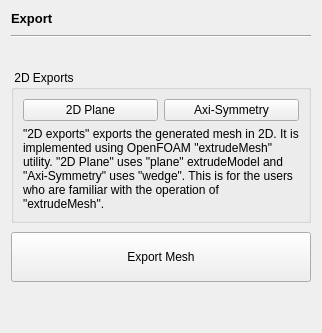
                 <widget class="QWidget" name="exportPage">
                  <layout class="QVBoxLayout" name="verticalLayout_22">
                   <property name="spacing">
                    <number>9</number>
                   </property>
                   <item>
                    <widget class="QLabel" name="label_37">
                     <property name="font">
                      <font>
                       <pointsize>10</pointsize>
                       <bold>true</bold>
                      </font>
                     </property>
                     <property name="text">
                      <string>Export</string>
                     </property>
                    </widget>
                   </item>
                   <item>
                    <widget class="Line" name="line_11">
                     <property name="orientation">
                      <enum>Qt::Orientation::Horizontal</enum>
                     </property>
                    </widget>
                   </item>
                   <item>
                    <widget class="QLabel" name="validationMessage">
                     <property name="foammeshStatus" stdset="0">
                      <string>error</string>
                     </property>
                     <property name="text">
                      <string/>
                     </property>
                    </widget>
                   </item>
                   <item>
                    <widget class="QGroupBox" name="groupBox_20">
                     <property name="title">
                      <string> 2D Exports</string>
                     </property>
                     <layout class="QVBoxLayout" name="verticalLayout_37">
                      <property name="leftMargin">
                       <number>9</number>
                      </property>
                      <property name="topMargin">
                       <number>9</number>
                      </property>
                      <property name="rightMargin">
                       <number>9</number>
                      </property>
                      <property name="bottomMargin">
                       <number>9</number>
                      </property>
                      <item>
                       <widget class="QWidget" name="widget" native="true">
                        <layout class="QHBoxLayout" name="horizontalLayout_12">
                         <property name="leftMargin">
                          <number>0</number>
                         </property>
                         <property name="topMargin">
                          <number>0</number>
                         </property>
                         <property name="rightMargin">
                          <number>0</number>
                         </property>
                         <property name="bottomMargin">
                          <number>0</number>
                         </property>
                         <item>
                          <widget class="QPushButton" name="export2DPlane">
                           <property name="text">
                            <string>2D Plane</string>
                           </property>
                          </widget>
                         </item>
                         <item>
                          <widget class="QPushButton" name="export2DWedge">
                           <property name="text">
                            <string>Axi-Symmetry</string>
                           </property>
                          </widget>
                         </item>
                        </layout>
                       </widget>
                      </item>
                      <item>
                       <widget class="QLabel" name="label_13">
                        <property name="text">
                         <string>&quot;2D exports&quot; exports the generated mesh in 2D. It is implemented using OpenFOAM &quot;extrudeMesh&quot; utility. &quot;2D Plane&quot; uses &quot;plane&quot; extrudeModel and &quot;Axi-Symmetry&quot; uses &quot;wedge&quot;. This is for the users who are familiar with the operation of &quot;extrudeMesh&quot;.</string>
                        </property>
                        <property name="wordWrap">
                         <bool>true</bool>
                        </property>
                       </widget>
                      </item>
                     </layout>
                    </widget>
                   </item>
                   <item>
                    <widget class="QPushButton" name="export_">
                     <property name="minimumSize">
                      <size>
                       <width>0</width>
                       <height>50</height>
                      </size>
                     </property>
                     <property name="text">
                      <string>Export Mesh</string>
                     </property>
                    </widget>
                   </item>
                                     <item>
                    <spacer name="verticalSpacer_4">
                     <property name="orientation">
                      <enum>Qt::Orientation::Vertical</enum>
                     </property>
                     <property name="sizeHint" stdset="0">
                      <size>
                       <width>20</width>
                       <height>40</height>
                      </size>
                     </property>
                    </spacer>
                   </item>
</layout>
                 </widget>
